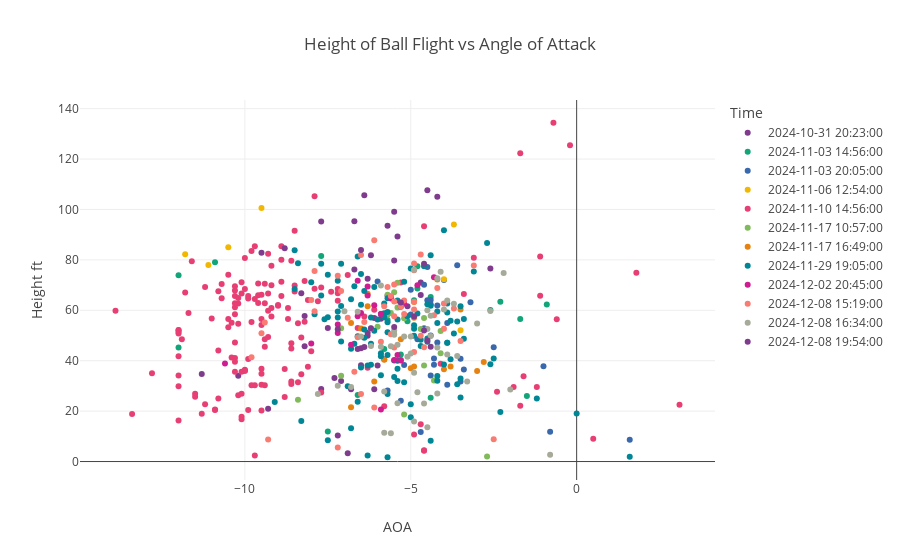

This figure's notebook cell:
### Code cell
df['AOA'] = pd.to_numeric(df['AOA'], errors='coerce')


fig4 = px.scatter(df, x='AOA', y='Height ft', color='Time', title="Height of Ball Flight vs Angle of Attack",
                  color_discrete_sequence=px.colors.qualitative.Bold,hover_data=['Shot Type','Club'])
fig4.show()

### Figure 1 — Plotly figure (JSON) as saved in the notebook; plotly's stock layout.template omitted (floating-point values rounded to 4 significant figures; data arrays with more than 128 entries replaced by an {"elided": "..."} marker saying what was removed)
{"data": [{"customdata": [["Pull/Draw", "Pitching Wedge"], ["Pull/Draw", "Pitching Wedge"], ["Pull/Draw", "Pitching Wedge"], ["Pull/Draw", "Pitching Wedge"], ["Pull", "Pitching Wedge"], ["Straight", "Pitching Wedge"], ["Draw", "Pitching Wedge"], ["Draw", "Pitching Wedge"], ["Draw", "Pitching Wedge"], ["Straight", "Pitching Wedge"], ["Straight", "Pitching Wedge"], ["Draw", "Pitching Wedge"], ["Straight", "Pitching Wedge"], ["Straight", "Pitching Wedge"], ["Pull/Draw", "Pitching Wedge"], ["Pull/Draw", "Pitching Wedge"]], "hovertemplate": "Time=2024-10-31 20:23:00<br>AOA=%{x}<br>Height ft=%{y}<br>Shot Type=%{customdata[0]}<br>Club=%{customdata[1]}<extra></extra>", "legendgroup": "2024-10-31 20:23:00", "marker": {"color": "rgb(127, 60, 141)", "symbol": "circle"}, "mode": "markers", "name": "2024-10-31 20:23:00", "orientation": "v", "showlegend": true, "type": "scatter", "x": [-6.1, -7.7, -6.5, -6.8, -7.1, -5.1, -5.5, -5.7, -6.3, -5.9, -6.3, -6.6, -4.7, -8.2, -10.2, -9.3], "xaxis": "x", "y": [56.9, 28.8, 38.2, 28.7, 31.9, 61.6, 79.8, 65.8, 49.9, 56.6, 51.1, 44.6, 71, 57.7, 34, 20.9], "yaxis": "y"}, {"customdata": [["Pull", "7 Iron"], ["Fade", "7 Iron"], ["Pull/Draw", "7 Iron"], ["Pull/Fade", "7 Iron"], ["Pull/Fade", "7 Iron"], ["Pull/Fade", "7 Iron"], ["Pull/Fade", "7 Iron"], ["Pull/Fade", "7 Iron"], ["Pull", "7 Iron"], ["Pull", "7 Iron"], ["Pull", "7 Iron"], ["Pull/Fade", "7 Iron"], ["Pull/Fade", "7 Iron"], ["Pull/Draw", "7 Iron"], ["Pull/Draw", "7 Iron"], ["Fade", "7 Iron"], ["Pull/Fade", "7 Iron"], ["Fade", "7 Iron"], ["Pull/Fade", "7 Iron"], ["Pull/Fade", "7 Iron"], ["Pull", "7 Iron"], ["Push/Slice", "7 Iron"]], "hovertemplate": "Time=2024-11-03 14:56:00<br>AOA=%{x}<br>Height ft=%{y}<br>Shot Type=%{customdata[0]}<br>Club=%{customdata[1]}<extra></extra>", "legendgroup": "2024-11-03 14:56:00", "marker": {"color": "rgb(17, 165, 121)", "symbol": "circle"}, "mode": "markers", "name": "2024-11-03 14:56:00", "orientation": "v", "showlegend": true, "type": "scatter", "x": [null, -6.6, -4.4, -5.3, -5.3, -5.1, -5.8, -4.8, -4.9, -2.3, -10.9, -4.4, -4.8, -12, -12, -7.7, -5.7, -1.7, -0.9, -2.6, -1.5, -7.5], "xaxis": "x", "y": [34.3, 26.4, 25.3, 40.3, 42.5, 55.7, 44.6, 77.5, 64, 63.4, 79.1, 65.3, 68.6, 45.2, 73.9, 81.5, 56.1, 56.5, 62.3, 60.1, 26, 11.9], "yaxis": "y"}, {"customdata": [["Fade", "7 Iron"], ["Straight", "7 Iron"], ["Draw", "7 Iron"], ["Straight", "7 Iron"], ["Fade", "7 Iron"], ["Straight", "7 Iron"], ["Draw", "7 Iron"], ["Fade", "7 Iron"], ["Straight", "7 Iron"], ["Push/Fade", "7 Iron"], ["Fade", "7 Iron"], ["Straight", "7 Iron"], ["Straight", "7 Iron"], ["Straight", "7 Iron"], ["Push/Fade", "7 Iron"], ["Draw", "7 Iron"], ["Draw", "7 Iron"], ["Straight", "7 Iron"], ["Fade", "7 Iron"], ["Push/Fade", "7 Iron"], ["Pull/Draw", "7 Iron"], ["Pull/Draw", "7 Iron"], ["Push/Fade", "7 Iron"], ["Fade", "7 Iron"], ["Pull", "7 Iron"], ["Fade", "7 Iron"], ["Straight", "7 Iron"], ["Straight", "7 Iron"], ["Fade", "7 Iron"], ["Fade", "7 Iron"], ["Push/Fade", "7 Iron"], ["Straight", "7 Iron"], ["Straight", "7 Iron"]], "hovertemplate": "Time=2024-11-03 20:05:00<br>AOA=%{x}<br>Height ft=%{y}<br>Shot Type=%{customdata[0]}<br>Club=%{customdata[1]}<extra></extra>", "legendgroup": "2024-11-03 20:05:00", "marker": {"color": "rgb(57, 105, 172)", "symbol": "circle"}, "mode": "markers", "name": "2024-11-03 20:05:00", "orientation": "v", "showlegend": true, "type": "scatter", "x": [-4.4, -4.4, -5, -4.4, -5.8, -5, -3.5, -4.3, -3.5, -3.2, -4.5, -4.5, -3.9, -2.5, -3.6, -1, -3.4, -4.6, -6, -4.7, -0.8, 1.6, -4.2, -4.4, -4.3, -4, -5.3, -5.7, -4.6, -5.2, -4.2, -3.9, -4.8], "xaxis": "x", "y": [64.1, 50, 68.1, 34.1, 40.6, 58.3, 31.8, 40.9, 40.8, 63.2, 77.2, 64, 55, 45.3, 77.9, 37.8, 36.5, 52.9, 71.4, 11.7, 11.8, 8.6, 61.9, 62.4, 38.4, 72, 24.1, 28.2, 70.1, 38.3, 47.2, 30.5, 48.5], "yaxis": "y"}, {"customdata": [["Draw", "Lob Wedge"], ["Push", "Lob Wedge"], ["Draw", "Lob Wedge"], ["Draw", "9 Iron"], ["Draw", "9 Iron"], ["Draw", "9 Iron"], ["Draw", "9 Iron"]], "hovertemplate": "Time=2024-11-06 12:54:00<br>AOA=%{x}<br>Height ft=%{y}<br>Shot Type=%{customdata[0]}<br>Club=%{customdata[1]}<extra></extra>", "legendgroup": "2024-11-06 12:54:00", "marker": {"color": "rgb(242, 183, 1)", "symbol": "circle"}, "mode": "markers", "name": "2024-11-06 12:54:00", "orientation": "v", "showlegend": true, "type": "scatter", "x": [-3.5, -3.7, -4, -11.8, -10.5, -9.5, -11.1], "xaxis": "x", "y": [52.1, 94, 72.3, 82.2, 85, 100.6, 78], "yaxis": "y"}, {"customdata": {"elided": "159x2 str values"}, "hovertemplate": "Time=2024-11-10 14:56:00<br>AOA=%{x}<br>Height ft=%{y}<br>Shot Type=%{customdata[0]}<br>Club=%{customdata[1]}<extra></extra>", "legendgroup": "2024-11-10 14:56:00", "marker": {"color": "rgb(231, 63, 116)", "symbol": "circle"}, "mode": "markers", "name": "2024-11-10 14:56:00", "orientation": "v", "showlegend": true, "type": "scatter", "x": {"elided": "159 float values"}, "xaxis": "x", "y": {"elided": "159 float values"}, "yaxis": "y"}, {"customdata": [["Fade", "5 Iron"], ["Fade", "5 Iron"], ["Fade", "5 Iron"], ["Push/Fade", "5 Iron"], ["Pull", "5 Iron"], ["Pull/Draw", "5 Iron"], ["Straight", "5 Iron"], ["Push/Slice", "5 Iron"], ["Fade", "7 Iron"], ["Fade", "7 Iron"], ["Fade", "7 Iron"], ["Fade", "7 Iron"], ["Fade", "7 Iron"], ["Pull", "7 Iron"], ["Fade", "7 Iron"], ["Fade", "7 Iron"], ["Pull", "7 Iron"], ["Fade", "7 Iron"], ["Fade", "7 Iron"]], "hovertemplate": "Time=2024-11-17 10:57:00<br>AOA=%{x}<br>Height ft=%{y}<br>Shot Type=%{customdata[0]}<br>Club=%{customdata[1]}<extra></extra>", "legendgroup": "2024-11-17 10:57:00", "marker": {"color": "rgb(128, 186, 90)", "symbol": "circle"}, "mode": "markers", "name": "2024-11-17 10:57:00", "orientation": "v", "showlegend": true, "type": "scatter", "x": [-5.2, -6, -4.6, -5.7, -4.1, -2.7, -4.6, -5.2, -5.6, -7.1, -8.4, -5.4, -4.1, -4.3, -5.4, -5.7, -7.1, -4.7, -5.5], "xaxis": "x", "y": [56.8, 53.5, 56.9, 58.2, 51.8, 2, 38.1, 18.7, 58.9, 52.9, 24.5, 70.9, 43, 32.1, 61.1, 66.2, 34, 52.6, 67.2], "yaxis": "y"}, {"customdata": [["Fade", "7 Iron"], ["Fade", "7 Iron"], ["Fade", "7 Iron"], ["Pull/Fade", "7 Iron"], ["Fade", "7 Iron"], ["Pull/Fade", "7 Iron"], ["Fade", "7 Iron"], ["Pull", "7 Iron"], ["Fade", "7 Iron"], ["Fade", "7 Iron"], ["Pull", "7 Iron"], ["Fade", "7 Iron"], ["Straight", "7 Iron"], ["Pull/Draw", "7 Iron"], ["Fade", "7 Iron"], ["Pull", "7 Iron"], ["Straight", "7 Iron"], ["Straight", "7 Iron"]], "hovertemplate": "Time=2024-11-17 16:49:00<br>AOA=%{x}<br>Height ft=%{y}<br>Shot Type=%{customdata[0]}<br>Club=%{customdata[1]}<extra></extra>", "legendgroup": "2024-11-17 16:49:00", "marker": {"color": "rgb(230, 131, 16)", "symbol": "circle"}, "mode": "markers", "name": "2024-11-17 16:49:00", "orientation": "v", "showlegend": true, "type": "scatter", "x": [-6.8, -5.8, -5.3, -6.1, -6.5, -6.8, -6.3, -2.8, -4.9, -4.9, -4, -6.3, -5, -3.8, -4.9, -4.2, -3, -3.5], "xaxis": "x", "y": [21.5, 40.4, 48.5, 31.8, 52.8, 55, 66.6, 39.5, 37.7, 63.3, 36.6, 61.6, 37, 37.7, 57, 72.2, 35.9, 60.3], "yaxis": "y"}, {"customdata": {"elided": "111x2 str values"}, "hovertemplate": "Time=2024-11-29 19:05:00<br>AOA=%{x}<br>Height ft=%{y}<br>Shot Type=%{customdata[0]}<br>Club=%{customdata[1]}<extra></extra>", "legendgroup": "2024-11-29 19:05:00", "marker": {"color": "rgb(0, 134, 149)", "symbol": "circle"}, "mode": "markers", "name": "2024-11-29 19:05:00", "orientation": "v", "showlegend": true, "type": "scatter", "x": [-5, -5.4, -4.2, -5, -2.3, -4.4, -5.7, -6.5, -6.4, -6.6, 1.6, -4.7, -4.2, -3.9, -5.8, -5.4, -5.8, -7.2, -3.7, -8.4, -6.4, -6.8, -4.9, -6.7, -7.9, -6.3, -6, -5.7, -6.1, -7.6, -7.1, -3.8, -5.9, -5.1, -7.1, -6.1, -4.2, -3.5, -1.2, -6.8, -4.5, -4.7, -6.2, -5.9, -5.9, -3.8, -4, -3.4, -3.1, -5.8, -2.6, -5.7, -6.4, 0, -3.9, -4.2, -4.9, -4, -4.6, -5.7, -2.5, -8.3, -5.4, -5.5, -5.3, -5.7, -4.5, -3.4, -3.5, -3.6, -2.7, -3.5, -5.7, -6.6, -8, -7.1, -7.7, -8.5, -5.2, -6.5, -8.5, -6.8, -4.4, -6.5, -5.9, -5.2, -6.7, -6.9, -6.2, -5, -7.5, -7.5, -7.5, -7.2, -7.2, -7.7, -9.1, -5.4, -6.2, -6.6, -4.9, -4.8, -4.5, -3.6, -3.9, -4.4, -5.4, -3.9, -5.7, -5.5, -6.3], "xaxis": "x", "y": [17.6, 31.9, 32, 22.7, 19.7, 8.2, 51.3, 37.3, 52.4, 23.7, 1.9, 48.3, 59.5, 47.1, 62.7, 36.8, 58.8, 57.1, 50.8, 78.7, 49.1, 13.2, 54.1, 69.5, 58.4, 2.4, 56.3, 64.8, 69.2, 56.4, 47.6, 55.9, 41.8, 57.6, 61.7, 51.9, 55, 25.4, 25, 64.4, 47.5, 45.8, 38.4, 43, 34.2, 40.6, 38.5, 56.5, 75.4, 57.2, 38.6, 42.3, 67.7, 19.1, 59.1, 33.9, 49.9, 91.8, 77.5, 59.3, 40.9, 16.1, 63.9, 40.1, 61.4, 55.3, 62.4, 48.7, 32.9, 30.7, 86.7, 61.6, 26.8, 49.7, 71.1, 78.5, 65.9, 83.8, 31.5, 74.4, 68.4, 44.7, 81.8, 62.2, 58.5, 71.3, 46.7, 29.9, 46.7, 76.6, 8.4, 57.2, 74.1, 71.7, 59.5, 78.5, 23.6, 40, 57.1, 81.3, 52.7, 58.7, 48.8, 55.6, 62.7, 61.8, 56.3, 47.1, 1.7, 33.5, 38.1], "yaxis": "y"}, {"customdata": [["Straight", "9 Iron"], ["Fade", "9 Iron"], ["Push/Fade", "9 Iron"], ["Fade", "9 Iron"], ["Push/Slice", "9 Iron"], ["Fade", "9 Iron"], ["Draw", "9 Iron"], ["Fade", "9 Iron"], ["Fade", "9 Iron"], ["Fade", "9 Iron"], ["Straight", "9 Iron"], ["Straight", "9 Iron"], ["Straight", "9 Iron"], ["Straight", "9 Iron"], ["Straight", "9 Iron"], ["Push/Fade", "9 Iron"], ["Straight", "9 Iron"], ["Straight", "9 Iron"], ["Straight", "9 Iron"], ["Push/Fade", "9 Iron"], ["Push/Fade", "9 Iron"]], "hovertemplate": "Time=2024-12-02 20:45:00<br>AOA=%{x}<br>Height ft=%{y}<br>Shot Type=%{customdata[0]}<br>Club=%{customdata[1]}<extra></extra>", "legendgroup": "2024-12-02 20:45:00", "marker": {"color": "rgb(207, 28, 144)", "symbol": "circle"}, "mode": "markers", "name": "2024-12-02 20:45:00", "orientation": "v", "showlegend": true, "type": "scatter", "x": [-6.8, -7.2, -8, -5.2, -5.9, -6.6, -10.6, -6.5, -6.3, -6.6, -6.1, -5.5, -7.2, -5.4, -5.6, -6.3, -5.3, -5.6, -4.8, -4.3, -5.9], "xaxis": "x", "y": [46.3, 54.4, 46.8, 62.7, 20.6, 71.7, 38.9, 58.9, 65.9, 57.6, 62, 40.3, 51, 42.3, 64.7, 69.4, 40.1, 65.3, 69.9, 73.1, 58.5], "yaxis": "y"}, {"customdata": [["Fade", "7 Iron"], ["Fade", "7 Iron"], ["Straight", "7 Iron"], ["Straight", "7 Iron"], ["Fade", "7 Iron"], ["Fade", "7 Iron"], ["Fade", "7 Iron"], ["Push/Fade", "7 Iron"], ["Straight", "7 Iron"], ["Fade", "7 Iron"], ["Draw", "7 Iron"], ["Draw", "7 Iron"], ["Draw", "7 Iron"], ["Fade", "7 Iron"], ["Pull/Hook", "7 Iron"], ["Pull/Draw", "7 Iron"], ["Straight", "7 Iron"], ["Straight", "7 Iron"], ["Pull/Draw", "7 Iron"], ["Push/Fade", "7 Iron"], ["Draw", "7 Iron"], ["Push/Fade", "9 Iron"], ["Fade", "9 Iron"], ["Straight", "9 Iron"], ["Push/Fade", "9 Iron"], ["Fade", "9 Iron"], ["Push/Slice", "9 Iron"], ["Pull", "9 Iron"], ["Pull/Draw", "9 Iron"], ["Push/Fade", "9 Iron"], ["Straight", "9 Iron"], ["Push/Slice", "9 Iron"], ["Fade", "9 Iron"], ["Push/Fade", "9 Iron"], ["Push/Fade", "9 Iron"], ["Straight", "9 Iron"], ["Fade", "9 Iron"], ["Straight", "9 Iron"], ["Straight", "9 Iron"], ["Straight", "9 Iron"], ["Push/Fade", "9 Iron"], ["Push/Fade", "9 Iron"], ["Push/Fade", "9 Iron"], ["Straight", "9 Iron"], ["Straight", "9 Iron"], ["Fade", "9 Iron"]], "hovertemplate": "Time=2024-12-08 15:19:00<br>AOA=%{x}<br>Height ft=%{y}<br>Shot Type=%{customdata[0]}<br>Club=%{customdata[1]}<extra></extra>", "legendgroup": "2024-12-08 15:19:00", "marker": {"color": "rgb(249, 123, 114)", "symbol": "circle"}, "mode": "markers", "name": "2024-12-08 15:19:00", "orientation": "v", "showlegend": true, "type": "scatter", "x": [-5.5, -5.2, -4.9, -5.5, -4.9, -5.5, -3.7, -4.9, -4.3, -4.7, -3.1, -4.2, -3.5, -5.2, -2.5, -5.5, -4.9, -5.7, -4, -7.2, -4, -5.9, -5.8, -4.7, -6.5, -6.9, -9.3, -5.6, -4.6, -6.1, -6.4, -6.7, -9.4, -8, -6.5, -5.6, -9.8, -9.5, -7.1, -6.6, -7.9, -5.3, -7.2, -7.9, -4.9, -6.1], "xaxis": "x", "y": [70.2, 63.9, 43.5, 45.2, 60.3, 57.6, 60.7, 63.4, 58, 82.1, 77.8, 68.8, 47.8, 58.5, 8.8, 63.5, 78.6, 69.2, 52.7, 5.6, 62.7, 47.5, 61.6, 49.9, 26.8, 57, 8.7, 50.5, 45.3, 21.4, 55.4, 35.6, 55.2, 64.1, 81.9, 65.7, 41.4, 50.9, 67.7, 49.3, 59.6, 61.5, 73.7, 75.6, 75.9, 87.8], "yaxis": "y"}, {"customdata": [["Fade", "5 Iron"], ["Fade", "5 Iron"], ["Push/Fade", "5 Iron"], ["Pull/Fade", "5 Iron"], ["Pull/Draw", "5 Iron"], ["Pull/Fade", "5 Iron"], ["Fade", "5 Iron"], ["Pull", "5 Iron"], ["Pull/Fade", "5 Iron"], ["Pull/Fade", "5 Iron"], ["Fade", "5 Iron"], ["Fade", "5 Iron"], ["Fade", "5 Iron"], ["Fade", "5 Iron"], ["Fade", "5 Iron"], ["Fade", "5 Iron"], ["Fade", "5 Iron"], ["Fade", "5 Iron"], ["Fade", "5 Iron"], ["Push/Slice", "5 Iron"], ["Pull/Draw", "7 Iron"], ["Pull/Fade", "7 Iron"], ["Pull", "7 Iron"], ["Push/Fade", "7 Iron"], ["Pull", "7 Iron"], ["Pull/Fade", "7 Iron"], ["Fade", "7 Iron"], ["Fade", "7 Iron"], ["Pull", "7 Iron"], ["Pull/Fade", "7 Iron"], ["Pull/Fade", "7 Iron"], ["Fade", "7 Iron"], ["Fade", "7 Iron"], ["Fade", "5 Iron"], ["Fade", "5 Iron"], ["Draw", "5 Iron"], ["Push/Fade", "5 Iron"], ["Push/Draw", "5 Iron"], ["Draw", "5 Iron"], ["Draw", "5 Iron"], ["Draw", "5 Iron"], ["Draw", "5 Iron"], ["Push/Fade", "5 Iron"], ["Push/Fade", "5 Iron"], ["Draw", "5 Iron"], ["Draw", "5 Iron"], ["Push/Fade", "5 Iron"], ["Draw", "5 Iron"]], "hovertemplate": "Time=2024-12-08 16:34:00<br>AOA=%{x}<br>Height ft=%{y}<br>Shot Type=%{customdata[0]}<br>Club=%{customdata[1]}<extra></extra>", "legendgroup": "2024-12-08 16:34:00", "marker": {"color": "rgb(165, 170, 153)", "symbol": "circle"}, "mode": "markers", "name": "2024-12-08 16:34:00", "orientation": "v", "showlegend": true, "type": "scatter", "x": [-4.4, -4.5, -5.6, -6.2, -4.9, -5.2, -3.9, -4.8, -4.4, -2.6, -3.9, -4.5, -4.2, -7.2, -5.9, -4.9, -5, -5.6, -6.8, -4.5, -4.2, -5.9, -5.5, -5.5, -5.8, -6.5, -5.4, -4.1, -5, -7, -4.9, -3, -6.6, -4.6, -7.8, -2, -5.5, -6.2, -3.6, -5.8, -5.1, -5.4, -4.2, -4, -2.2, -3.3, -0.8, -3.7], "xaxis": "x", "y": [49.8, 60, 11.2, 45.8, 15.9, 49.6, 42.5, 27.5, 57.8, 59.7, 63.9, 52.6, 45.2, 30.1, 45.5, 35.2, 49.6, 45.7, 29.6, 13.6, 27, 69.8, 50.6, 52, 27.8, 49.6, 46.3, 75.3, 42.9, 59.6, 76.1, 54.8, 59.4, 23, 26.8, 28.6, 50.3, 52.8, 41.9, 11.4, 41.6, 23.1, 72.7, 60.3, 74.8, 31.8, 2.7, 62.6], "yaxis": "y"}, {"customdata": [["Push/Fade", "8 Iron"], ["Straight", "8 Iron"], ["Fade", "8 Iron"], ["Straight", "8 Iron"], ["Push/Fade", "8 Iron"], ["Fade", "8 Iron"], ["Fade", "8 Iron"], ["Draw", "8 Iron"], ["Draw", "8 Iron"], ["Straight", "8 Iron"], ["Draw", "8 Iron"], ["Straight", "8 Iron"], ["Draw", "8 Iron"], ["Push/Fade", "8 Iron"], ["Fade", "8 Iron"], ["Push/Fade", "8 Iron"], ["Fade", "8 Iron"], ["Push/Fade", "8 Iron"], ["Push/Fade", "8 Iron"], ["Draw", "8 Iron"], ["Draw", "8 Iron"], ["Straight", "8 Iron"], ["Push/Fade", "8 Iron"], ["Fade", "8 Iron"], ["Pull/Fade", "8 Iron"], ["Pull", "8 Iron"], ["Pull", "8 Iron"], ["Fade", "8 Iron"], ["Straight", "8 Iron"], ["Push/Slice", "8 Iron"], ["Fade", "8 Iron"], ["Fade", "8 Iron"], ["Pull", "8 Iron"], ["Pull", "8 Iron"], ["Push/Fade", "8 Iron"], ["Fade", "8 Iron"]], "hovertemplate": "Time=2024-12-08 19:54:00<br>AOA=%{x}<br>Height ft=%{y}<br>Shot Type=%{customdata[0]}<br>Club=%{customdata[1]}<extra></extra>", "legendgroup": "2024-12-08 19:54:00", "marker": {"color": "rgb(127, 60, 141)", "symbol": "circle"}, "mode": "markers", "name": "2024-12-08 19:54:00", "orientation": "v", "showlegend": true, "type": "scatter", "x": [-4.6, -4.5, -5.3, -6.3, -5.7, -4.7, -5.4, -4.2, -2.6, -4.5, -6.5, -6, -8.2, -6.7, -6.7, -9.5, -11.3, -7.7, -6.4, -4.9, -6.1, -6.2, -8.8, -5.5, -8.3, -7.2, -4.6, -6.5, -7.5, -7.2, -7.3, -6.2, -6.4, -4.4, -6.9, -5.5], "xaxis": "x", "y": [78.5, 48, 63.1, 72.5, 93.5, 66.1, 89.3, 105, 76.6, 107.6, 83.9, 38.1, 45.7, 95.3, 76.2, 82.8, 34.7, 95.2, 105.6, 57.5, 28.7, 81.8, 84.6, 99.1, 66.8, 52.5, 52, 44.9, 53, 10.3, 33.1, 52.9, 45.4, 45.5, 3.3, 53.4], "yaxis": "y"}], "layout": {"legend": {"title": {"text": "Time"}, "tracegroupgap": 0}, "title": {"text": "Height of Ball Flight vs Angle of Attack"}, "xaxis": {"anchor": "y", "domain": [0, 1], "title": {"text": "AOA"}}, "yaxis": {"anchor": "x", "domain": [0, 1], "title": {"text": "Height ft"}}}}
